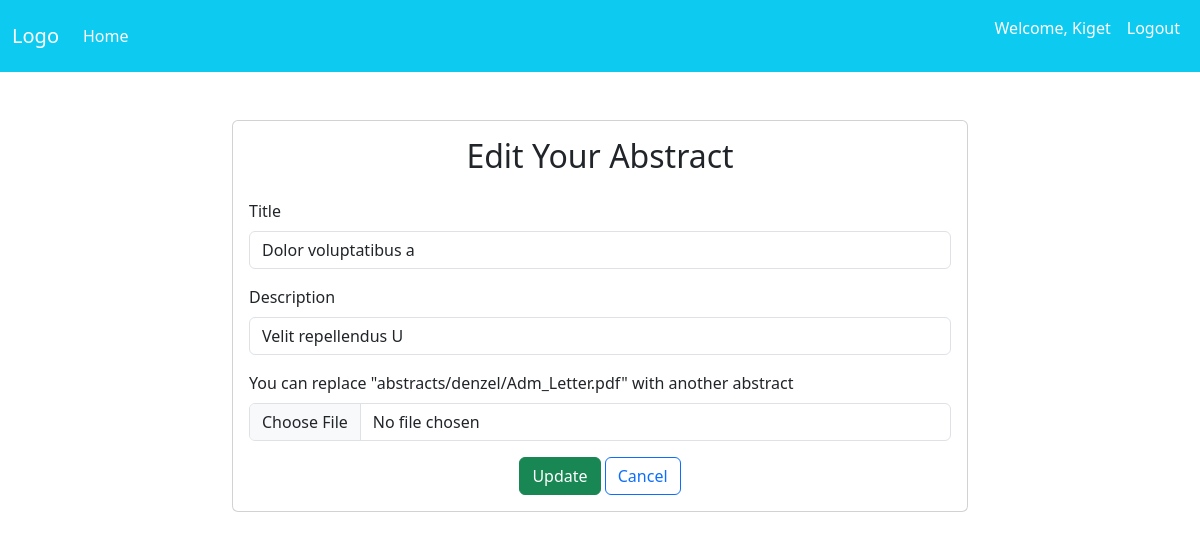
The page /abstracts/edit/3/ (signed in) on the database its author committed.
### accounts/models.py (models this page shows, shortened)
class CustomUser(AbstractUser):
    username = models.TextField(max_length=25, unique=True)
    email = models.EmailField(max_length=50, unique=True)
    phone = models.CharField(max_length=14)
    objects = CustomUserManager()

### abstracts/models.py (models this page shows, shortened)
class Abstract(models.Model):
    title = models.CharField(max_length=254)
    description = models.TextField(max_length=254)
    file = models.FileField(upload_to=abstract_file_path, null=True, blank=True)
    author = models.ForeignKey(CustomUser, on_delete=models.CASCADE)
    created_at = models.DateTimeField(auto_now_add=True)
    updated_at = models.DateTimeField(auto_now=True)

### abstracts/views.py (the view)
# urls.py: path('edit/<int:pk>/', views.abstract_edit, name="edit"), # Edit abstract
@login_required
def abstract_edit(request, pk):
    abstract = get_object_or_404(Abstract, pk=pk)
    if request.method == "POST":
        form = AbstractForm(request.POST, request.FILES, instance=abstract)
        if form.is_valid():
            form.save()
            messages.success(request, "Abstract updated successfully...")
            return redirect("accounts:home")
    else:
        form = AbstractForm(instance=abstract)
    context = {'form': form}
    return render(request, "abstracts/edit.html", context)

### abstracts/forms.py
class AbstractForm(forms.ModelForm):
    class Meta:
        model = Abstract
        fields = ['title', 'description', 'file']
    def __init__(self, *args, **kwargs):
        super(AbstractForm, self).__init__(*args, **kwargs)
        self.fields['file'].widget.attrs.update({'accept': 'application/pdf, application/msword, text/plain'})

### templates/abstracts/edit.html (shortened to what this page needs)
{% extends 'common/base.html' %}
{% load static %}
{% block content %}
    <div class="container mt-5">
        <div class="row justify-content-center">
            <div class="col-md-8">
                <div class="card">
                    <div class="card-body">
                        <h2 class="card-title text-center mb-4">Edit Your Abstract</h2>
                        <form method="post" enctype="multipart/form-data">
                            <div class="mb-3">
                                <label for="id_title" class="form-label">Title</label>
                                <input type="text" name="title" class="form-control" id="id_title" value="{{ form.title.value }}">
                            </div>
                            <div class="mb-3">
                                <label for="id_description" class="form-label">Description</label>
                                <input type="text" name="description" class="form-control" id="id_description" value="{{ form.description.value }}">
                            </div>
                            <div class="mb-3">
                                <label for="id_file" class="form-label">You can replace "{{ form.file.value }}" with another abstract </label>
                                <input type="file" class="form-control" name="file" accept="application/pdf, application/msword, text/plain" id="id_file">
                            </div>
                            <div class="text-center">
                                <button type="submit" class="btn btn-success btn-block">Update</button>
                                <a href="{% url 'accounts:home' %}" class="btn btn-outline-primary btn-block">Cancel</a>
                            </div>
                        </form>
                    </div>
                </div>
            </div>
        </div>
    </div>
{% endblock %}

### templates/common/header.html (shortened to what this page needs)
<!DOCTYPE html>
<html lang="en">
<head>
    {% load static %}
    {% load bootstrap5 %}
    {% bootstrap_css %}
    <link rel="stylesheet" href="{% static 'static/custom_styles.css' %}">
</head>
<body>
    <header>
        <nav class="navbar navbar-expand-lg navbar-dark bg-info">
            <div class="container-fluid">
                <a class="navbar-brand" href="/">Logo</a>
                <div class="collapse navbar-collapse" id="navbarNav">
                    <ul class="navbar-nav me-auto">
                        <li class="nav-item">
                            <a class="nav-link text-white" href="/">Home</a>
                        </li>
                    </ul>
                    <ul class="navbar-nav ms-auto">
                        {% if user.is_authenticated %}
                            <li class="nav-item">
                                <p class="nav-link text-white">Welcome, {{ user.username }}</p>
                            </li>
                            <li class="nav-item">
                                <a class="nav-link text-white" href="{% url 'accounts:logout' %}">Logout</a>
                            </li>
                        {% endif %}
                    </ul>
                </div>
            </div>
        </nav>
    </header>
    <div class="container-fluid">
        {% block content %}{% endblock %}
    </div>
</body>
</html>

### static/custom_styles.css (style rules this page uses)
.text-white { color: white !important; }

### rows shown on the page
CustomUser: username "Kiget"
Abstract: title "Dolor voluptatibus a", description "Velit repellendus U", file.value "abstracts/denzel/Adm_Letter.pdf"
